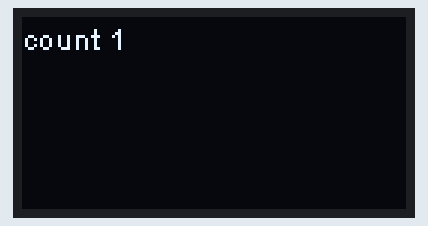
Bench run of a sketch on a simulated ESP32. Shown: 128×64 one-colour display.

Above: at 0.1 s.
At 4.1 s:
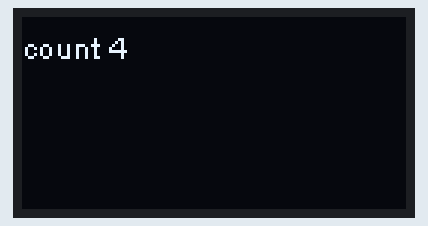
At 9.4 s:
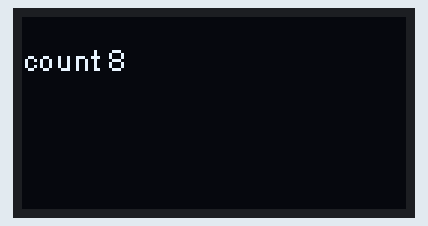
At 18.7 s:
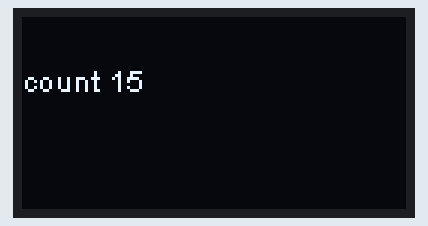
At 28.0 s:
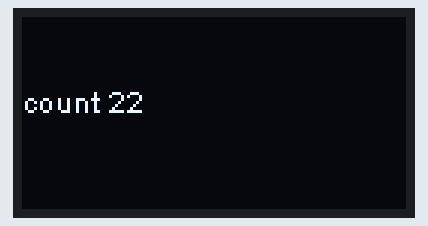
At 38.6 s:
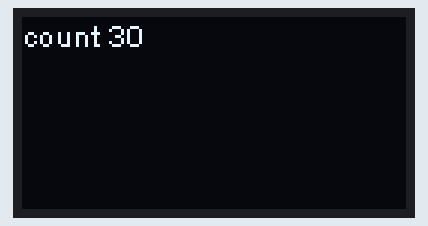

The sketch:

OLED_test.ino
```cpp
/*
 *  Test of derived class of the Heltec OLED display
 */

#include "oled.hpp"

int count;
HeltecOLED *oled;

void setup() {
    oled = new HeltecOLED();
    count = 0;
    // Heltec.begin(true /*DisplayEnable Enable*/, true /*Serial Enable*/);
    oled -> init();
    oled -> flipScreenVertically();
    oled -> setFont(ArialMT_Plain_10);
}

void loop() {
    char message[32];

    count++;
    sprintf(message,"count %d", count);
    oled -> drawString(0,count % 30, message);
    oled -> display();
    delay(1000);

    oled -> clearLine (0, count % 30);
    oled -> display();
    delay(300);
}
```

oled.hpp
```cpp
/*
 * Ulf Lehnert 9/2020
 * This is a wrapper for the Heltec OLED library.
 *
 *   - provides some convenience by fixing parameters as does heltec.h
 *   - provides some additional helper methods
 */

#include "heltec.h"

class HeltecOLED : public SSD1306Wire
{
  public :

    // default constructor just calls the Heltec constructor - no additional data
    HeltecOLED() : SSD1306Wire(0x3c, SDA_OLED, SCL_OLED, RST_OLED, GEOMETRY_128_64) {};

    // clear a rectangle on the display (e.g. one text line)
    void clearRect (int16_t x, int16_t y, int16_t width, int16_t height)
    {
        OLEDDISPLAY_COLOR old_color = getColor();
        setColor(BLACK);
        fillRect (x, y, width, height);
        setColor(old_color);
    }

    // get the pixel height of the current font
    uint8_t fontHeight()
    {
        return pgm_read_byte(fontData + HEIGHT_POS);
    }

    // clear one text line (i.e. before printing a new string)
    void clearLine(int16_t x, int16_t y)
    {
        clearRect(x,y,width(),fontHeight());
    }
};
```

Measured:
- what the display in image 1 shows lasts 1.0 s, from 4.0 s to 5.0 s
